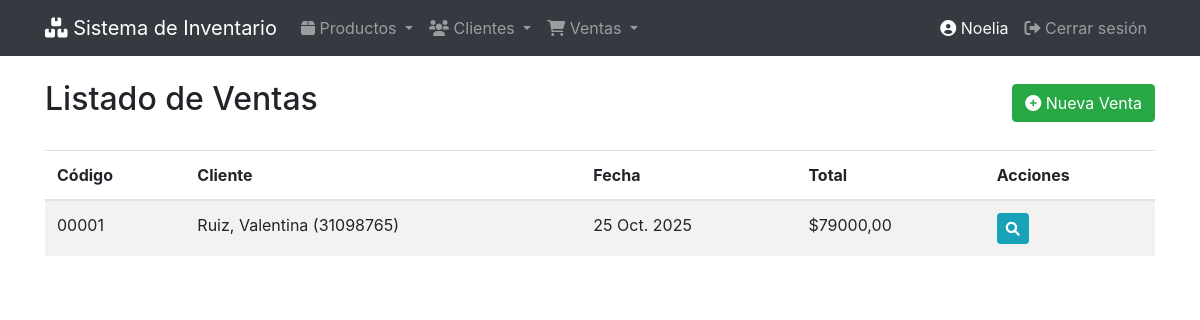
Page /ventas/ (signed in) on the committed database.
### ventas/models.py (models this page shows)
class Venta(models.Model):
    codigo = models.CharField(max_length=20, unique=True)
    cliente = models.ForeignKey(Cliente, on_delete=models.PROTECT)
    fecha = models.DateField(auto_now_add=True)
    total = models.DecimalField(max_digits=10, decimal_places=2, default=0)

### clientes/models.py (models this page shows)
class Cliente(models.Model):
    nombre = models.CharField(max_length=100)
    apellido = models.CharField(max_length=100)
    documento = models.CharField(max_length=20, unique=True)
    email = models.EmailField()
    telefono = models.CharField(max_length=20)
    direccion = models.TextField()
    def __str__(self):
        return f"{self.apellido}, {self.nombre} ({self.documento})"

### ventas/views.py (the view)
# urls.py: path('', VentaListView.as_view(), name='venta_list'),
class VentaListView(ListView):
    model = Venta
    template_name = 'venta/venta_list.html'
    context_object_name = 'ventas'

### templates/venta/venta_list.html (shortened to what this page needs)
{% extends 'base.html' %}
{% block header %}Listado de Ventas{% endblock %}
{% block extra_buttons %}
<a href="{% url 'ventas:venta_create' %}" class="btn btn-success">
  <i class="fas fa-plus-circle"></i> Nueva Venta
</a>
{% endblock %}
{% block content %}
<table class="table table-striped table-hover">
  <thead>
    <tr>
      <th>Código</th>
      <th>Cliente</th>
      <th>Fecha</th>
      <th>Total</th>
      <th>Acciones</th>
    </tr>
  </thead>
  <tbody>
    {% for venta in ventas %}
    <tr>
      <td>{{ venta.codigo }}</td>
      <td>{{ venta.cliente }}</td>
      <td>{{ venta.fecha }}</td>
      <td>${{ venta.total }}</td>
      <td>
        <a href="{% url 'ventas:venta_detail' venta.pk %}" class="btn btn-sm btn-info">
          <i class="fas fa-search"></i>
        </a>
      </td>
    </tr>
    {% empty %}
    <tr><td colspan="5" class="text-center">No hay ventas registradas.</td></tr>
    {% endfor %}
  </tbody>
</table>
{% endblock %}

### templates/base.html (shortened to what this page needs)
{% load bootstrap4 %}
{% load static %}
<!DOCTYPE html>
<html lang="es">
<head>
    {% bootstrap_css %}
    <link rel="stylesheet" href="https://cdnjs.cloudflare.com/ajax/libs/font-awesome/6.0.0/css/all.min.css">
</head>
<body>
    <nav class="navbar navbar-expand-lg navbar-dark bg-dark">
        <div class="container">
            <a class="navbar-brand" href="{% url 'productos:producto_list' %}">
                <i class="fas fa-boxes"></i> Sistema de Inventario
            </a>
            <div class="collapse navbar-collapse" id="navbarNav">
                <ul class="navbar-nav mr-auto">
                    <li class="nav-item dropdown">
                        <a class="nav-link dropdown-toggle" href="#" id="productosDropdown" role="button" data-toggle="dropdown">
                            <i class="fas fa-box"></i> Productos
                        </a>
                    </li>
                    <li class="nav-item dropdown">
                        <a class="nav-link dropdown-toggle" href="#" id="clientesDropdown" role="button" data-toggle="dropdown">
                            <i class="fas fa-users"></i> Clientes
                        </a>
                    </li>
                    <li class="nav-item dropdown">
                        <a class="nav-link dropdown-toggle" href="#" id="ventasDropdown" role="button" data-toggle="dropdown">
                            <i class="fas fa-shopping-cart"></i> Ventas
                        </a>
                    </li>
                </ul>
                <ul class="navbar-nav ml-auto">
                    {% if user.is_authenticated %}
                        <li class="nav-item">
                            <span class="nav-link text-light">
                                <i class="fas fa-user-circle"></i> {{ user.username }}
                            </span>
                        </li>
                        <li class="nav-item">
                            <a class="nav-link" href="{% url 'logout' %}">
                                <i class="fas fa-sign-out-alt"></i> Cerrar sesión
                            </a>
                        </li>
                    {% else %}
                        <li class="nav-item">
                            <a class="nav-link" href="{% url 'login' %}">
                                <i class="fas fa-sign-in-alt"></i> Iniciar sesión
                            </a>
                        </li>
                    {% endif %}
                </ul>
            </div>
        </div>
    </nav>
    <div class="container mt-4 content-wrapper">
        <div class="d-flex justify-content-between align-items-center mb-4">
            <h2>{% block header %}{% endblock %}</h2>
            {% block extra_buttons %}{% endblock %}
        </div>
        {% block content %}
        {% endblock %}
    </div>
</body>
</html>

### rows in the picture
Venta: codigo "00001", cliente "Ruiz, Valentina (31098765)", fecha "25 Oct. 2025", total "79000,00"

### other values in the picture
{{ user.username }} "Noelia"
